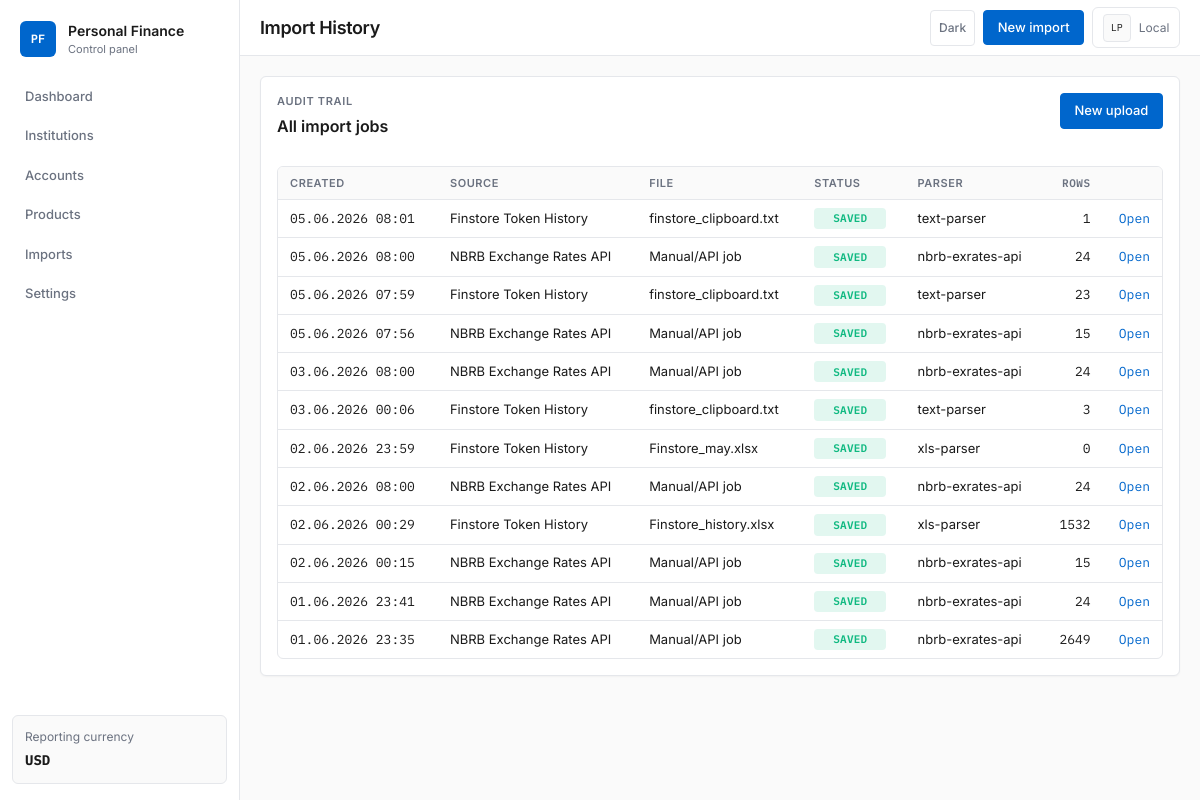
Before: /imports/history/ with the older database file.
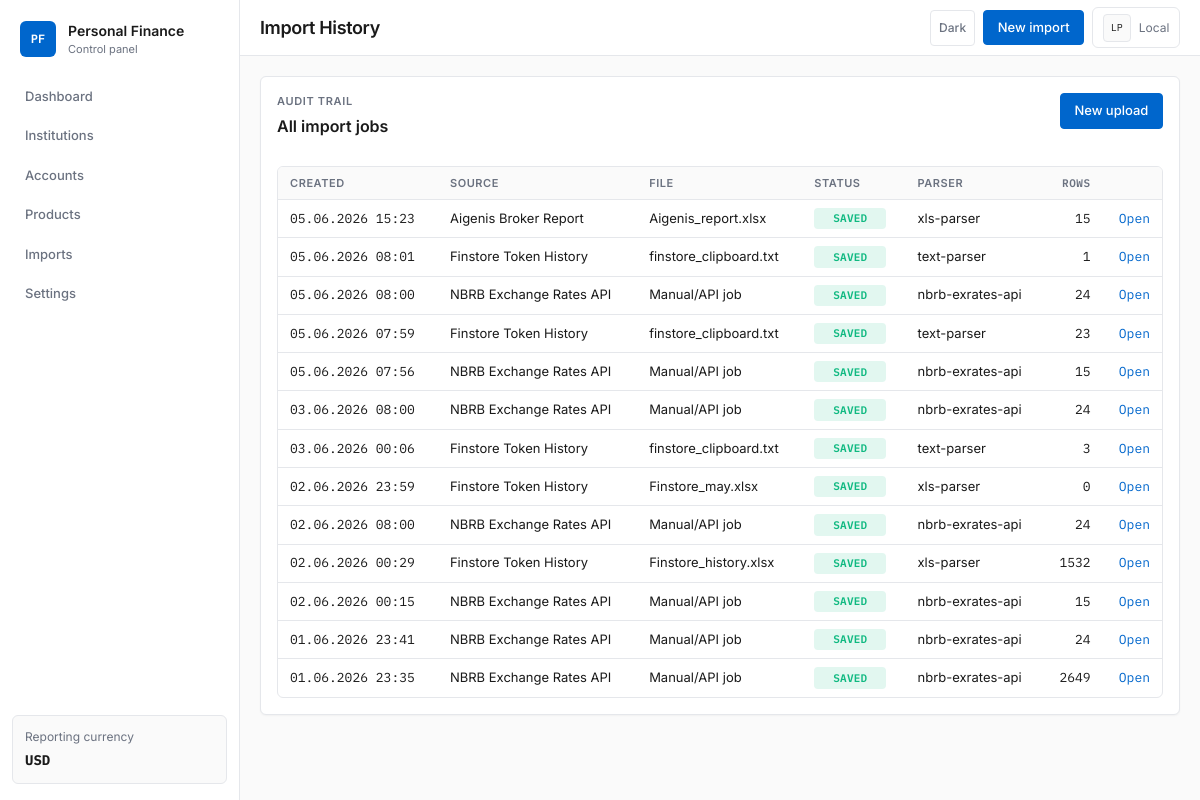
After: the same page with the newer database file.
### apps/imports/models.py (models this page shows, shortened)
class ImportJob(TimeStampedModel):
	class Status(models.TextChoices):
		PENDING = 'pending', 'Pending'
		PARSING = 'parsing', 'Parsing'
		VALIDATED = 'validated', 'Validated'
		SAVED = 'saved', 'Saved'
		FAILED = 'failed', 'Failed'
	source = models.ForeignKey(ImportSource, on_delete=models.CASCADE, related_name='jobs')
	institution = models.ForeignKey('institutions.FinancialInstitution', null=True, blank=True, on_delete=models.SET_NULL, related_name='import_jobs')
	status = models.CharField(max_length=16, choices=Status.choices, default=Status.PENDING)
	file_type = models.CharField(max_length=16, blank=True)
	parser_name = models.CharField(max_length=128, blank=True)
	original_filename = models.CharField(max_length=255, blank=True)
	idempotency_key = models.CharField(max_length=128)
	rows_detected = models.PositiveIntegerField(default=0)
	records_created = models.PositiveIntegerField(default=0)
	details = models.JSONField(default=dict, blank=True)
	error_message = models.TextField(blank=True)
	started_at = models.DateTimeField(null=True, blank=True)
	finished_at = models.DateTimeField(null=True, blank=True)
	class Meta:
		ordering = ['-created_at']
		constraints = [
			models.UniqueConstraint(fields=['source', 'idempotency_key'], name='unique_import_job_per_source_key'),
		]

class ImportSource(TimeStampedModel):
	class SourceType(models.TextChoices):
		API = 'api', 'API'
		PDF = 'pdf', 'PDF'
		XLS = 'xls', 'XLS/XLSX'
		MANUAL = 'manual', 'Manual'
	institution = models.ForeignKey('institutions.FinancialInstitution', null=True, blank=True, on_delete=models.CASCADE, related_name='import_sources')
	name = models.CharField(max_length=255)
	code = models.CharField(max_length=64, unique=True)
	source_type = models.CharField(max_length=16, choices=SourceType.choices, default=SourceType.MANUAL)
	config = models.JSONField(default=dict, blank=True)
	is_active = models.BooleanField(default=True)
	class Meta:
		ordering = ['name']

### apps/imports/views.py (the view)
# urls.py: path('history/', views.import_history, name='history'),
def import_history(request):
    jobs = ImportJob.objects.select_related('source', 'institution').order_by('-created_at')
    context = {'jobs': jobs}
    template_name = 'imports/partials/history_table.html' if request.headers.get('HX-Request') == 'true' else 'imports/history.html'
    return render(request, template_name, context)

### apps/common/dates.py (called while the page is built)
def format_display_datetime(value: date | datetime | None) -> str:
	if value is None:
		return ''
	if isinstance(value, datetime):
		if timezone.is_aware(value):
			value = timezone.localtime(value)
		return value.strftime(DATETIME_DISPLAY_FORMAT)
	if isinstance(value, date):
		return value.strftime(DATE_DISPLAY_FORMAT)
	return str(value)

### apps/core/context_processors.py (called while the page is built)
def project_settings(request):
    return {
        'project_name': 'Personal Finance',
        'reporting_base_currency': settings.REPORTING_BASE_CURRENCY,
    }

### apps/core/templatetags/pf_extras.py (called while the page is built)
@register.filter
def display_datetime(value):
	return format_display_datetime(value)

### templates/imports/history.html (shortened to what this page needs)
{% extends 'core/base.html' %}
{% block page_title %}Import History{% endblock %}
{% block content %}
<section class="panel stack-md">
    <div class="panel-header">
        <div>
            <p class="eyebrow">Audit trail</p>
            <h2>All import jobs</h2>
        </div>
        <a class="button" href="{% url 'imports:upload' %}">New upload</a>
    </div>
    <div id="import-history" hx-get="{% url 'imports:history' %}" hx-target="#import-history" hx-trigger="load, every 60s">
        {% include 'imports/partials/history_table.html' %}
    </div>
</section>
{% endblock %}

### templates/imports/partials/history_table.html
<div class="table-wrap">
    <table class="data-table">
        <thead>
            <tr>
                <th>Created</th>
                <th>Source</th>
                <th>File</th>
                <th>Status</th>
                <th>Parser</th>
                <th class="text-right">Rows</th>
                <th></th>
            </tr>
        </thead>
        <tbody>
            {% for job in jobs %}
                <tr>
                    <td class="font-mono">{{ job.created_at|display_datetime }}</td>
                    <td>{{ job.source.name }}</td>
                    <td>{{ job.original_filename|default:'Manual/API job' }}</td>
                    <td><span class="status-chip status-{{ job.status }}">{{ job.get_status_display }}</span></td>
                    <td>{{ job.parser_name|default:'-' }}</td>
                    <td class="text-right font-mono">{{ job.rows_detected }}</td>
                    <td class="text-right"><a href="{% url 'imports:detail' job.pk %}">Open</a></td>
                </tr>
            {% empty %}
                <tr>
                    <td colspan="7" class="empty-state">No import jobs found.</td>
                </tr>
            {% endfor %}
        </tbody>
    </table>
</div>

Changed rows visible on the page:
added ImportJob: created_at|display_datetime "05.06.2026 15:23", source.name "Aigenis Broker Report", original_filename "Aigenis_report.xlsx", status "SAVED", parser_name "xls-parser", rows_detected "15"
